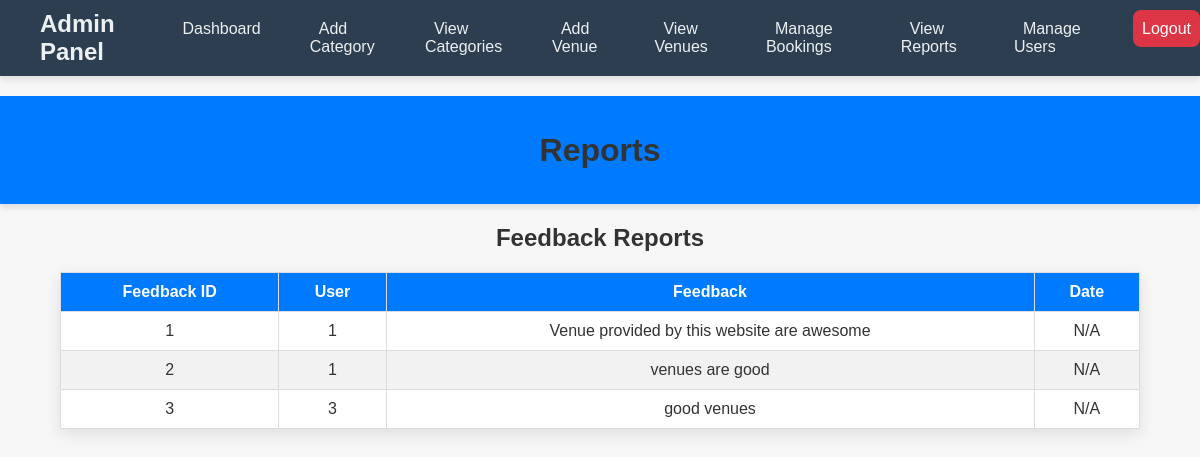
The page /admin/feedback_report.php (signed in) on the database its author committed.
### tables this page shows
CREATE TABLE IF NOT EXISTS `feedback` (
  `feedback_id` int(11) NOT NULL AUTO_INCREMENT,
  `user_id` int(11) DEFAULT NULL,
  `venue_id` int(11) DEFAULT NULL,
  `feedback` text,
  `date_added` timestamp NULL DEFAULT CURRENT_TIMESTAMP,
  PRIMARY KEY (`feedback_id`),
  KEY `user_id` (`user_id`),
  KEY `venue_id` (`venue_id`)
);

### admin/feedback_report.php (the view, shortened to what this page needs)
<?php
include 'admin_navbar.php';
include '../includes/config.php';
$feedback_report = "SELECT * FROM feedback";
$feedback_result = $conn->query($feedback_report);
?>
<!DOCTYPE html>
<html lang="en">
<head>
    <link rel="stylesheet" href="../css/style.css">
</head>
<body>
<header>
    <h1>Reports</h1>
</header>
<h2>Feedback Reports</h2>
<table>
    <thead>
        <tr>
            <th>Feedback ID</th>
            <th>User</th>
            <th>Feedback</th>
            <th>Date</th>
        </tr>
    </thead>
    <tbody>
        <?php while ($row = $feedback_result->fetch_assoc()) { ?>
            <tr>
                <td><?php echo $row['feedback_id']; ?></td>
                <td><?php echo $row['user_id']; ?></td>
                <td><?php echo $row['feedback']; ?></td>
                <td><?php
                        echo isset($row['feedback_date']) ? $row['feedback_date'] : 'N/A';
                        ?></td>
            </tr>
        <?php } ?>
    </tbody>
</table>
</body>
</html>

### css/style.css (style rules this page uses)
body { font-family: 'Arial', sans-serif; margin: 0; padding: 0; background-color: #f9f9f9; color: #333; }
h1, h2, h3 { text-align: center; color: #333; margin-bottom: 20px; }
header { background-color: #007bff; color: white; padding: 5px; text-align: center; box-shadow: 0px 4px 5px rgba(0, 0, 0, 0.1); }
table { width: 90%; margin: 20px auto; border-collapse: collapse; box-shadow: 0 5px 15px rgba(0,0,0,0.1); background-color: #fff; }
table, th, td { border: 1px solid #ddd; }
th, td { padding: 10px; text-align: center; }
th { background-color: #007bff; color: white; }
tr:nth-child(even) { background-color: #f2f2f2; }
header { text-align: center; margin: 20px 0; }
h2 { margin-top: 20px; }
body { font-family: 'Arial', sans-serif; background-color: #f7f7f7; margin: 0; padding: 0; }
h1 { color: #333; text-align: center; margin-bottom: 20px; }
header { background-color: #007bff; color: white; padding: 15px 0; text-align: center; }

### rows shown on the page
feedback: feedback_id "1", user "1", feedback "Venue provided by this website are awesome"
feedback: feedback_id "2", user "1", feedback "venues are good"
feedback: feedback_id "3", user "3", feedback "good venues"
